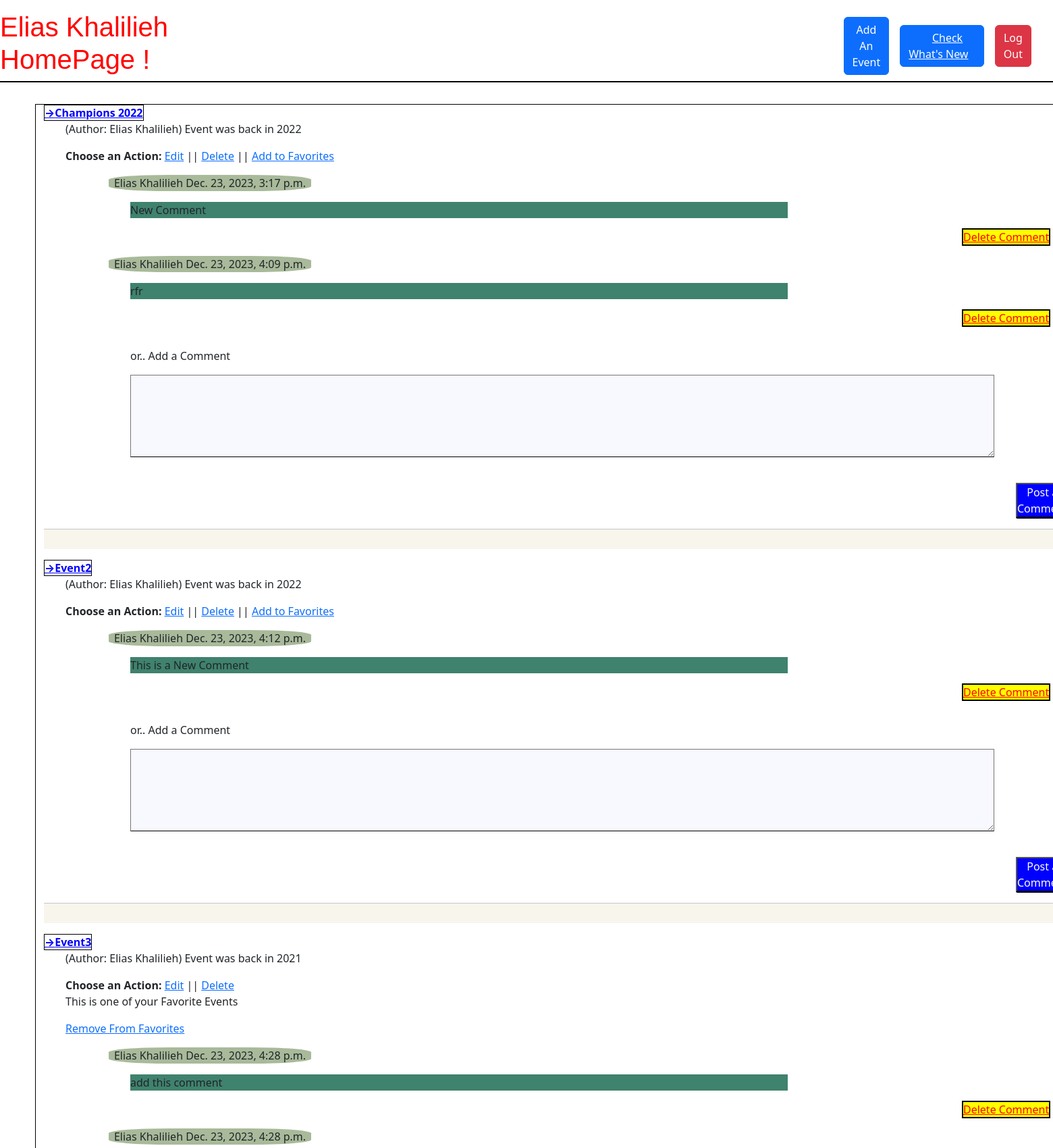
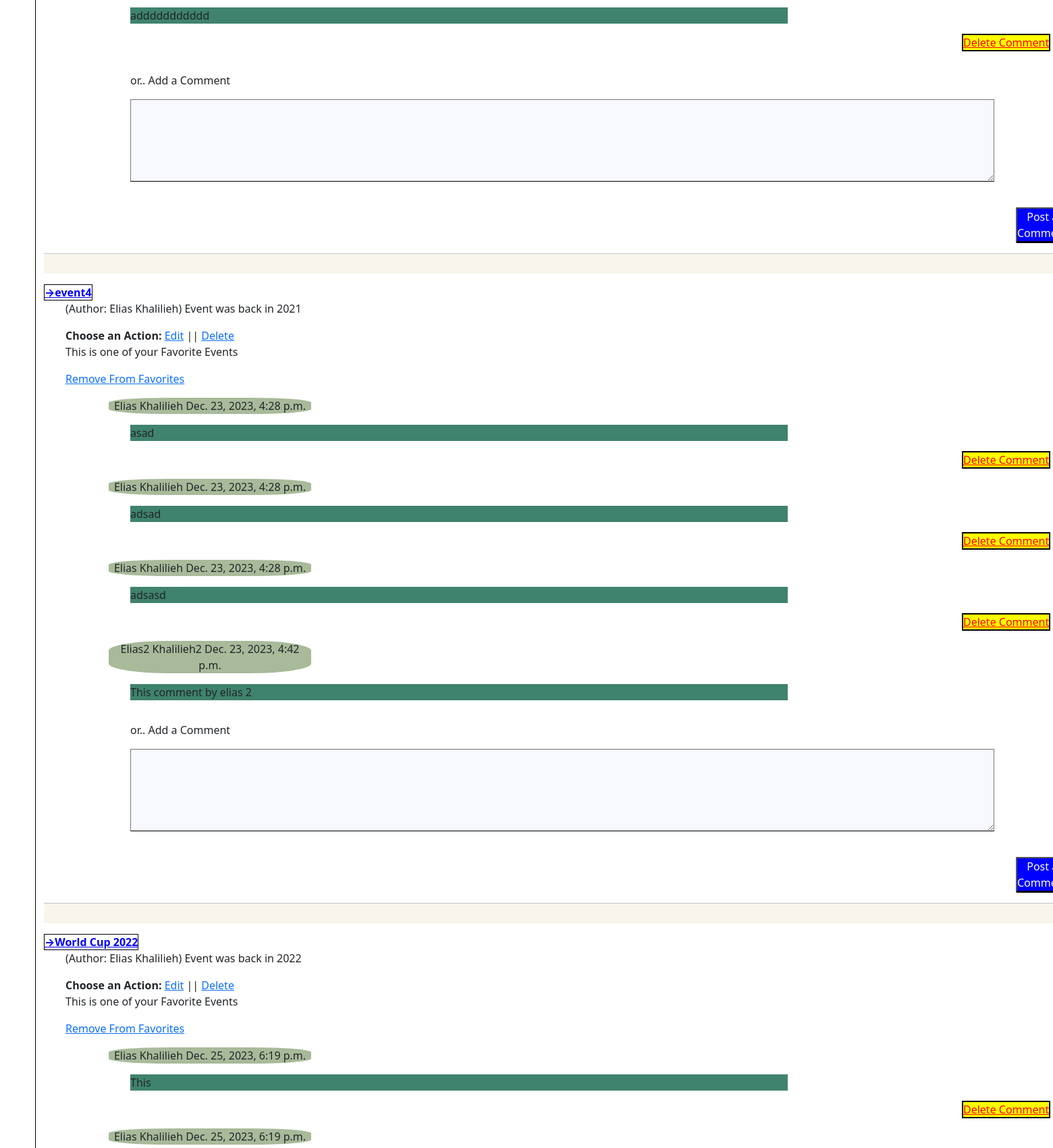
The page /success (signed in, upper part) on the database its author committed (2 pictures, top to bottom).
### football_app/models.py (models this page shows, shortened)
class User(models.Model):
    first_name = models.CharField(max_length=45)
    last_name = models.CharField(max_length=45)
    dob = models.DateField()
    email_address = models.EmailField()
    password = models.CharField(max_length=16)
    created_at = models.DateTimeField(auto_now_add=True)
    updated_at = models.DateTimeField(auto_now=True)
    objects = UserManager()

class Event(models.Model):
    title = models.CharField(max_length=45)
    desc = models.TextField()
    year = models.IntegerField()
    link = models.TextField()
    uploaded_by = models.ForeignKey(User, related_name="uploded_events",on_delete=models.CASCADE)
    user_that_fav = models.ManyToManyField(User, related_name="fav_events")
    created_at = models.DateTimeField(auto_now_add=True)
    updated_at = models.DateTimeField(auto_now=True)
    objects = EventManager()

class Comment(models.Model):
    comment_entry = models.TextField()
    user = models.ForeignKey(User,related_name="user_comments",on_delete=models.CASCADE)
    event = models.ForeignKey(Event,related_name="event_comments",on_delete=models.CASCADE)
    created_at = models.DateTimeField(auto_now_add=True)
    updated_at = models.DateTimeField(auto_now=True)

### football_app/views.py (the view)
# urls.py: path('success',views.display_home),
def display_home(request):
    if 'id' not in request.session:
        return redirect('/')
    else:
        context={
            'user_in':User.objects.get(id=request.session['id']),
            'allevents':Event.objects.all(),
            'top_events' : Event.objects.all().annotate(num_comments=Count('event_comments')).order_by('-num_comments')[:3],
        }
        return render(request,'home.html',context)

### football_app/templates/home.html (shortened to what this page needs)
<!DOCTYPE html>
<html lang="en">
<head>
    <link href="https://cdn.jsdelivr.net/npm/bootstrap@5.2.3/dist/css/bootstrap.min.css" rel="stylesheet">
    {% load static %}
    <link rel="stylesheet" href="{% static 'style2.css' %}">
</head>
<body style="background-image: url('https://wallpapercave.com/wp/wp4908775.jpg');">
    <div class="upper">
        <h1 style="font-family: 'Gill Sans', 'Gill Sans MT', Calibri, 'Trebuchet MS', sans-serif;color: rgb(255, 4, 0);width: 1300px;">{{request.session.username}} {{user_in.last_name}} HomePage !</h1>
        <a style="margin-left: 60rem;width: 200px;" href="/add_an_event"><button class="btn btn-primary">Add An Event</button></a>
        <a href="https://www.kooora.com/" style="color: white;margin-left: 1rem;"><button class="btn btn-primary">Check What's New</a>
        <a style="margin-right: 2rem; margin-left: 1rem;" href="/logout"><button class="btn btn-danger">Log Out</button></a>
    </div>
    <div class="row">
        <div class="col" style="background-color: rgba(255, 255, 255, 0.322);margin-left: 4rem;margin-top: 2rem;margin-right: 4rem; border: 1px solid black;">
            {%for ev in allevents%}
                <a href="/events/{{ev.id}}" style="color: blue; border: 1px solid black;"> <strong> &#8594;{{ev.title}}</strong></a>
                <p style="margin-left: 2rem;">(Author: {{ev.uploaded_by.first_name}} {{ev.uploaded_by.last_name}})
                    Event was back in {{ev.year}}</p>
                    {%if ev.uploaded_by.id == request.session.id %}
                        <strong style="margin-left: 2rem;">Choose an Action: </strong>
                        <a href="/event/{{ev.id}}/edit">Edit</a>
                        <span>||</span>
                        <a href="/event/{{ev.id}}/delete">Delete</a>
                    {%endif%}
                    {% if user_in in ev.user_that_fav.all%}
                        <p style="margin-bottom: 1rem;margin-left: 2rem;">This is one of your Favorite Events</p>
                        <a style="margin-bottom: 2rem;margin-left: 2rem;" href="/event/{{ev.id}}/unfavorite">Remove From Favorites</a><br>
                    {%elif user_in not in ev.user_that_fav.all%}
                        <span>||</span>
                        <a style="margin-bottom: 2rem;" href="/event/{{ev.id}}/favorite">Add to Favorites</a><br>
                    {%endif%}
                    {%for cmnt in ev.event_comments.all%}
                        <p style="margin-left: 6rem;margin-top: 1rem;background-color:#a8ba9a;width: 300px;text-align: center;border-radius: 30%;">{{cmnt.user.first_name}} {{cmnt.user.last_name}} {{cmnt.created_at}}</p>
                        <p  style="margin-top: 1rem; margin-left: 8rem;margin-right: 26rem; border: 1 px solid black;border-collapse: collapse;background-color: #3f826d;"> {{cmnt.comment_entry}}</p>
                        {% if cmnt.user.id == request.session.id %}
                            <a style="margin-left: 85rem; color: red; border: 2px solid black;background-color: yellow;" href="/comment/delete/{{cmnt.id}}">Delete Comment</a>
                        {%endif%}
                    {%endfor%}
                        <form action="/addcomment/{{ev.id}}" method="POST">
                        <p style="margin-top: 2rem;margin-left: 8rem;">or.. Add a Comment</p>
                        <p><textarea style="background-color: ghostwhite; margin-left: 8rem;width:80rem; border-bottom: 1px solid black;" name="comment_add" id="" cols="180" rows="5"></textarea></p>
                        <button style="color: white;background: blue;box-shadow: 1px 1px black; margin-top: 1rem; margin-left: 90rem;">Post a Comment</button>
                        <hr style="width: 100%;height: 30px;margin-left: auto;margin-right: auto;background-color: #e2dbb7;">
                        </form>
                    {%endfor%}
        </div>
    </div>
</body>
</html>

### football_app/static/style2.css (style rules this page uses)
* { margin: 0; padding: 0; }
.upper { display: flex; align-items: center; justify-content: space-between; flex-direction: row; margin-top: 1rem; border-bottom: 2px solid black; }

### rows shown on the page
User: session.username "Elias", last_name "Khalilieh"
Event: title "Champions 2022", uploaded_by.first_name "Elias", uploaded_by.last_name "Khalilieh", year "2022"
Comment: user.first_name "Elias", user.last_name "Khalilieh", created_at "Dec. 23, 2023, 3:17 p.m.", comment_entry "New Comment"
Comment: user.first_name "Elias", user.last_name "Khalilieh", created_at "Dec. 23, 2023, 4:09 p.m.", comment_entry "rfr"
Event: title "Event2", uploaded_by.first_name "Elias", uploaded_by.last_name "Khalilieh", year "2022"
Comment: user.first_name "Elias", user.last_name "Khalilieh", created_at "Dec. 23, 2023, 4:12 p.m.", comment_entry "This is a New Comment"
Event: title "Event3", uploaded_by.first_name "Elias", uploaded_by.last_name "Khalilieh", year "2021"
Comment: user.first_name "Elias", user.last_name "Khalilieh", created_at "Dec. 23, 2023, 4:28 p.m.", comment_entry "add this comment"
Comment: user.first_name "Elias", user.last_name "Khalilieh", created_at "Dec. 23, 2023, 4:28 p.m.", comment_entry "addddddddddd"
Event: title "event4", uploaded_by.first_name "Elias", uploaded_by.last_name "Khalilieh", year "2021"
Comment: user.first_name "Elias", user.last_name "Khalilieh", created_at "Dec. 23, 2023, 4:28 p.m.", comment_entry "asad"
Comment: user.first_name "Elias", user.last_name "Khalilieh", created_at "Dec. 23, 2023, 4:28 p.m.", comment_entry "adsad"
Comment: user.first_name "Elias", user.last_name "Khalilieh", created_at "Dec. 23, 2023, 4:28 p.m.", comment_entry "adsasd"
Comment: user.first_name "Elias2", user.last_name "Khalilieh2", created_at "Dec. 23, 2023, 4:42 p.m.", comment_entry "This comment by elias 2"
Event: title "World Cup 2022", uploaded_by.first_name "Elias", uploaded_by.last_name "Khalilieh", year "2022"
Comment: user.first_name "Elias", user.last_name "Khalilieh", created_at "Dec. 25, 2023, 6:19 p.m.", comment_entry "This"
Comment: user.first_name "Elias", user.last_name "Khalilieh", created_at "Dec. 25, 2023, 6:19 p.m."
